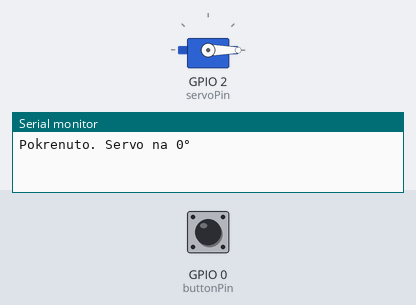
The sketch below on a simulated ESP32. Shown: servo, the last lines printed to the serial monitor. Inputs (shaded band) come from the test bench; at power-on: GPIO 0 (buttonPin) HIGH.

Above: at 1.2 s.
1.3 s: GPIO 0 (buttonPin) pulled LOW for 0.15 s
At 2.3 s:
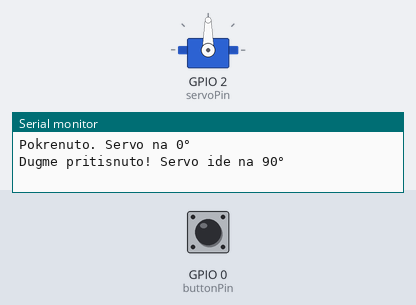
2.9 s: GPIO 0 (buttonPin) pulled LOW for 1 s
At 3.5 s:
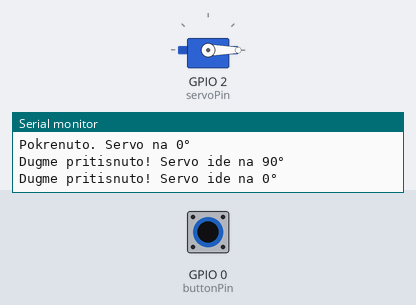
5.4 s: GPIO 0 (buttonPin) pulled LOW for 3.2 s
At 6.6 s:
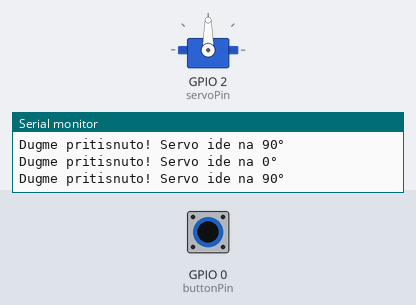
Timing chart, 0 to 8.4 s (numbered marks = the images above; inputs shaded):
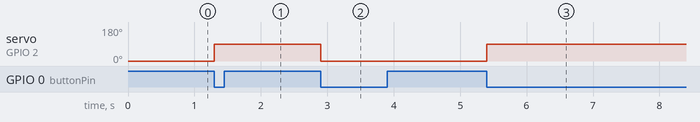

The sketch:

ServoiDugme.ino
```cpp
#include <ESP32Servo.h>

Servo servo;

int servoPin =2;     // gdje je spojen servo
int buttonPin = 0;     // dugme na ESP32
int angle = 0;         // trenutni ugao
bool pritisnuto = false;

void setup() {
  Serial.begin(115200);           // pokreni serijsku komunikaciju
  servo.attach(servoPin);         // spoji servo
  pinMode(buttonPin, INPUT_PULLUP); // dugme koristi pullup
  servo.write(angle);             // postavi početni ugao

  Serial.println("Pokrenuto. Servo na 0°");
}

void loop() {
  if (digitalRead(buttonPin) == LOW && !pritisnuto) {
    pritisnuto = true;

    // ako je ugao 0, postavi na 90, inače vrati na 0
    if (angle == 0) {
      angle = 90;
    } else {
      angle = 0;
    }

    servo.write(angle);
    Serial.print("Dugme pritisnuto! Servo ide na ");
    Serial.print(angle);
    Serial.println("°");

    delay(300); // čekanje da se servo pomjeri i debounce
  }

  if (digitalRead(buttonPin) == HIGH) {
    pritisnuto = false;
  }
}
```

Measured:
- after the input at 1.3 s, servo on GPIO 2 (servoPin): 0° → 90° at once
- after the input at 2.9 s, servo on GPIO 2 (servoPin): 90° → 0° at once
- after the input at 5.4 s, servo on GPIO 2 (servoPin): 0° → 90° at once
